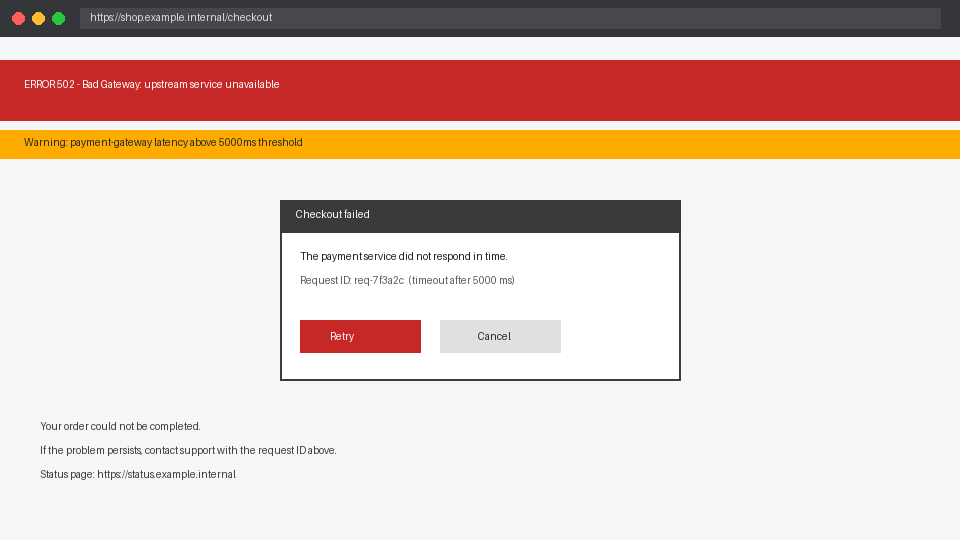
#> input picture samples/fault_screenshot.png, 960 x 540 px; its folder holds only this picture in this run
$ python bench_regions.py --image ../samples/fault_screenshot.png
#> lines starting #> are read from the running program, lines starting #| are printed output that depends on the picture
"""Benchmark + equivalence harness for region detection.

Runs the legacy whole-image implementation and the tiled implementation on the
same screenshots, compares the detected regions exactly, and records wall time
and peak RSS for each run in an isolated subprocess.

Usage:
    python -m benchmarks.bench_regions
    python -m benchmarks.bench_regions --width 6000 --height 4000 --runs 3
"""
from __future__ import annotations

import argparse
import json
import os
import subprocess
import sys
import time
from pathlib import Path

import numpy as np
from PIL import Image, ImageDraw

ROOT = Path(__file__).resolve().parent.parent


def _synthetic(width: int, height: int, seed: int = 7) -> Image.Image:
    """Large synthetic fault screenshot with tiled edges and text-like noise."""
#> called with width = 3840, height = 2160, seed = 7
    rng = np.random.default_rng(seed)
    img = Image.new("RGB", (width, height), (245, 246, 248))
    d = ImageDraw.Draw(img)
    # red banner spanning the whole width (crosses many tiles)
    d.rectangle([0, height // 10, width, height // 10 + 120], fill=(198, 40, 40))
    # amber strip
    d.rectangle([0, height // 4, width, height // 4 + 40], fill=(255, 171, 0))
    # boxed dialogs at various positions/sizes, some deliberately straddling
    # the 768 px tile boundaries (128 cells * 6 px)
    for cx, cy, bw, bh in [
        (700, 600, 400, 300),  # straddles x tile edge at 768
        (1500, 1300, 500, 400),
        (2500, 200, 350, 250),
    ]:
        if cx + bw < width and cy + bh < height:
            d.rectangle([cx, cy, cx + bw, cy + bh], fill=(255, 255, 255), outline=(60, 60, 60), width=3)
            d.rectangle([cx, cy, cx + bw, cy + 30], fill=(58, 58, 60))
    # scatter small red/amber patches + noise to exercise size filtering
    for _ in range(40):
        x = int(rng.integers(0, max(width - 40, 1)))
        y = int(rng.integers(0, max(height - 40, 1)))
        color = (198, 40, 40) if rng.random() < 0.5 else (255, 171, 0)
        d.rectangle([x, y, x + int(rng.integers(5, 45)), y + int(rng.integers(5, 45))], fill=color)
    noise = rng.integers(0, 256, size=(height, width, 3), dtype=np.uint8)
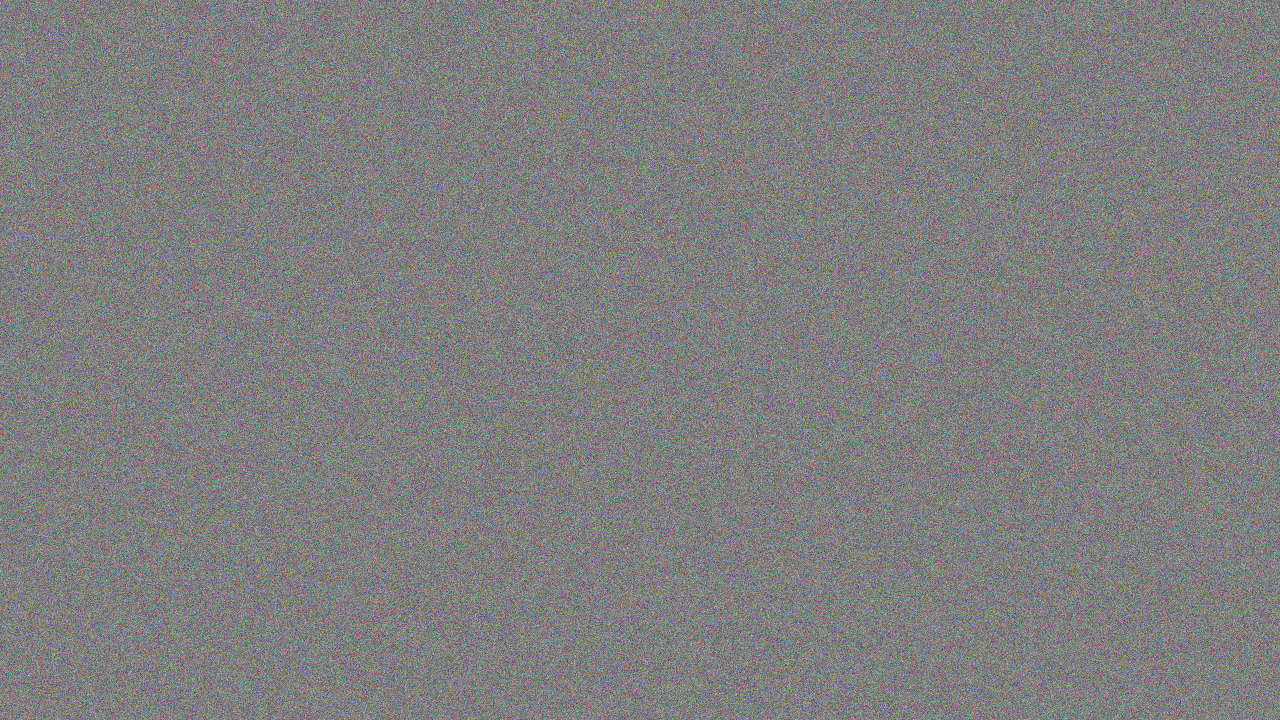
#> noise: shape (2160, 3840, 3) (shown at 1/3 size); mean of channels 0, 1, 2 127.5, 127.5, 127.5; drawn as R, G, B
    noise_img = Image.fromarray(noise, "RGB")
    # blend noise only in the bottom band to create high-contrast texture
    band = (0, height - height // 5, width, height)
    img.paste(noise_img.crop(band), band[:2])
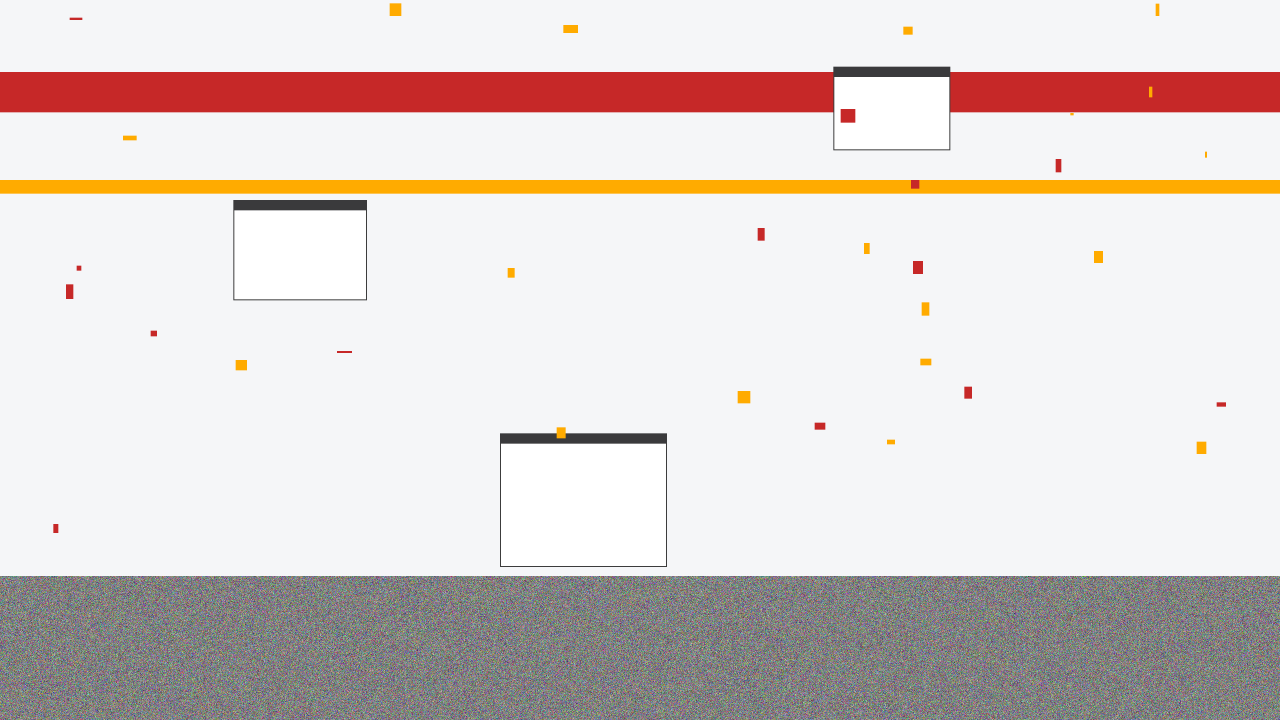
#> img: PIL image 3840x2160 RGB (shown at 1/3 size); mean R, G, B 218.6, 209.4, 207.3
    return img


# [52 lines left out: functions _region_tuple, _run_one, _peak_rss_kb, not called in this run]


def _subprocess(module: str, image_path: str) -> dict:
    out = subprocess.run(
        [sys.executable, "-m", "benchmarks.bench_regions", "--worker", module, "--image", image_path],
        cwd=ROOT,
        capture_output=True,
        text=True,
        check=True,
    )
    return json.loads(out.stdout)


def main() -> int:
    parser = argparse.ArgumentParser()
    parser.add_argument("--worker", choices=["legacy", "tiled"], help=argparse.SUPPRESS)
    parser.add_argument("--image", help=argparse.SUPPRESS)
    parser.add_argument("--width", type=int, default=3840)
    parser.add_argument("--height", type=int, default=2160)
    parser.add_argument("--runs", type=int, default=3)
    parser.add_argument("--keep", type=Path, default=ROOT / "benchmarks" / "_large_sample.png")
    args = parser.parse_args()

    if args.worker:
        print(json.dumps(_run_one(args.worker, args.image)))
        return 0

    args.keep.parent.mkdir(parents=True, exist_ok=True)
    img = _synthetic(args.width, args.height)
    img.save(args.keep)
    targets = [str(ROOT / "samples" / "fault_screenshot.png"), str(args.keep)]
    targets = [t for t in targets if Path(t).exists()]

    results = []
    all_equal = True
    for target in targets:
        legacy = _subprocess("legacy", target)
        tiled_runs = [_subprocess("tiled", target) for _ in range(args.runs)]
        tiled = min(tiled_runs, key=lambda r: r["seconds"])
        equal = legacy["regions"] == tiled["regions"]
        all_equal &= equal
        results.append(
            {
                "image": os.path.relpath(target, ROOT),
                "size": list(Image.open(target).size),
                "equal": equal,
                "legacy_seconds": round(legacy["seconds"], 4),
                "tiled_seconds": round(tiled["seconds"], 4),
                "legacy_peak_rss_mb": round(legacy["peak_rss_mb"], 1),
                "tiled_peak_rss_mb": round(tiled["peak_rss_mb"], 1),
                "legacy_python_peak_mb": round(legacy["python_peak_mb"], 2),
                "tiled_python_peak_mb": round(tiled["python_peak_mb"], 2),
                "region_count": len(tiled["regions"]),
                "regions": tiled["regions"],
            }
        )
        if not equal:
            print(f"MISMATCH on {target}", file=sys.stderr)
            print("legacy:", legacy["regions"], file=sys.stderr)
            print("tiled :", tiled["regions"], file=sys.stderr)

    print(json.dumps({"all_equal": all_equal, "results": results}, indent=2))
    return 0 if all_equal else 1


if __name__ == "__main__":
#> (the run stopped early here; a loop or call above may not have finished)
